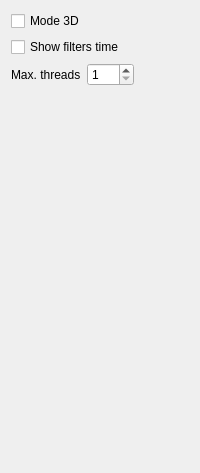
     <widget class="QWidget" name="tab_2">
      <attribute name="title">
       <string>Advanced</string>
      </attribute>
      <layout class="QVBoxLayout" name="verticalLayout_4">
       <item>
        <widget class="QCheckBox" name="checkBox3D">
         <property name="text">
          <string>Mode 3D</string>
         </property>
        </widget>
       </item>
       <item>
        <widget class="QCheckBox" name="checkBoxFiltersTime">
         <property name="text">
          <string>Show filters time</string>
         </property>
        </widget>
       </item>
       <item>
        <layout class="QHBoxLayout" name="horizontalLayout_7">
         <item>
          <widget class="QLabel" name="labelThreads">
           <property name="text">
            <string>Max. threads</string>
           </property>
          </widget>
         </item>
         <item>
          <widget class="QSpinBox" name="threadsSpinBox">
           <property name="toolTip">
            <string extracomment="Maximum number of threads to be used"/>
           </property>
           <property name="minimum">
            <number>1</number>
           </property>
           <property name="maximum">
            <number>999</number>
           </property>
          </widget>
         </item>
         <item>
          <spacer name="horizontalSpacer_5">
           <property name="orientation">
            <enum>Qt::Horizontal</enum>
           </property>
           <property name="sizeHint" stdset="0">
            <size>
             <width>40</width>
             <height>20</height>
            </size>
           </property>
          </spacer>
         </item>
        </layout>
       </item>
       <item>
        <spacer name="verticalSpacer">
         <property name="orientation">
          <enum>Qt::Vertical</enum>
         </property>
         <property name="sizeHint" stdset="0">
          <size>
           <width>20</width>
           <height>376</height>
          </size>
         </property>
        </spacer>
       </item>
      </layout>
     </widget>
